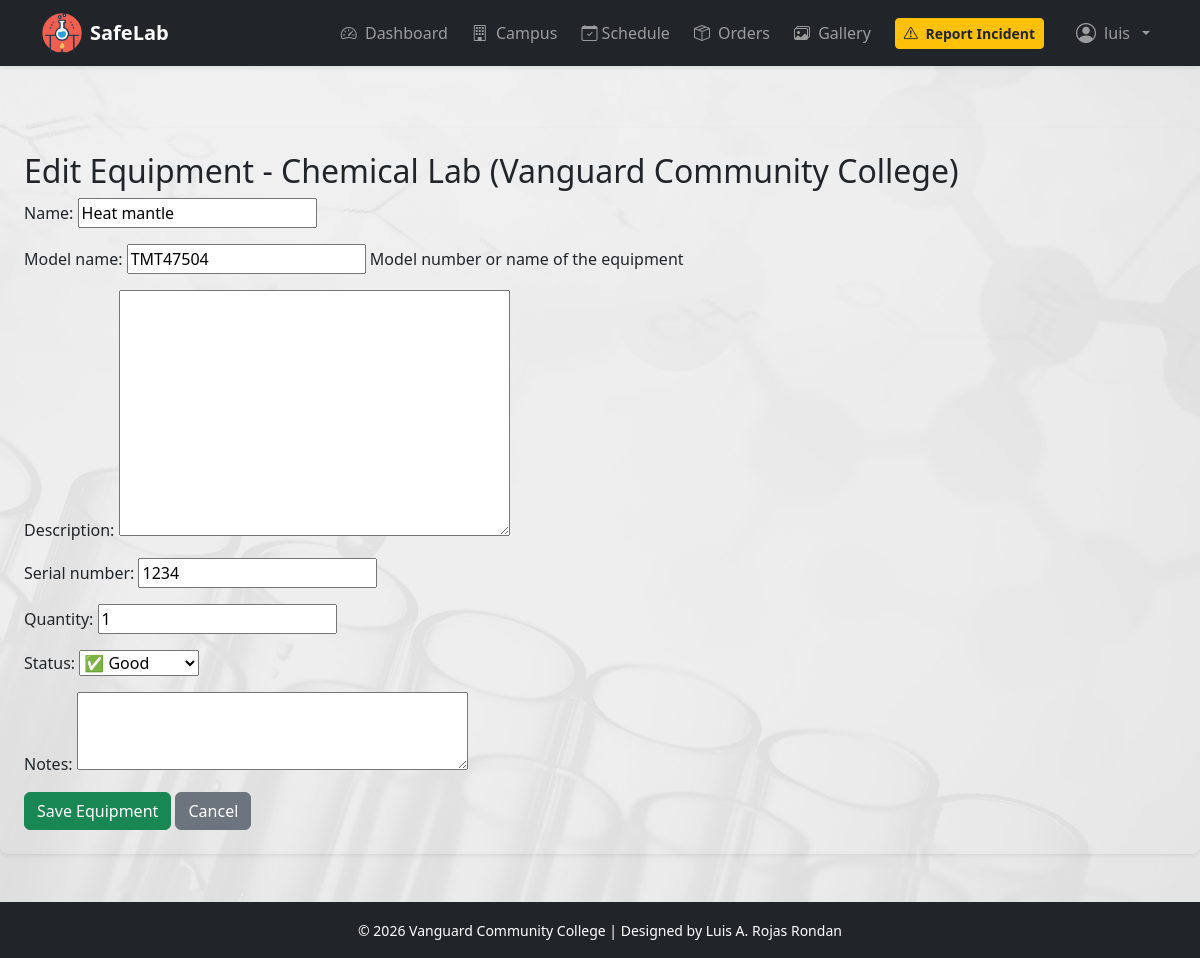
Screenshot of /home/equipment/1/edit/ (signed in) with the database file from the repository.
### apps/inventory/models.py (models this page shows, shortened)
class Laboratory(models.Model):
    name = models.CharField(max_length=100)
    campus = models.ForeignKey(Campus, on_delete=models.CASCADE, related_name='laboratories')
    responsible = models.CharField(max_length=100, blank=True)
    def __str__(self):
        return f"{self.name} ({self.campus.name})"

class Campus(models.Model):
    name = models.CharField(max_length=100, unique=True)
    state = models.CharField(max_length=100)
    address = models.TextField(blank=True)

class Equipment(models.Model):
    STATUSES = [
        ('good', '✅ Good'),
        ('broken', '❌ Broken'),
        ('repair', '🔧 In Repair'),
        ('borrowed', '📤 Borrowed'),
    ]
    name = models.CharField(max_length=200)
    model_name = models.CharField(max_length=50, blank=True, help_text="Model number or name of the equipment")
    description = models.TextField(blank=True)
    serial_number = models.CharField(max_length=100, unique=True)
    quantity = models.PositiveIntegerField(default=1)
    status = models.CharField(max_length=20, choices=STATUSES, default='good')
    laboratory = models.ForeignKey(Laboratory, on_delete=models.CASCADE, related_name='equipments')
    purchase_date = models.DateField(null=True, blank=True)
    updated_at = models.DateTimeField(auto_now=True)
    notes = models.TextField(blank=True)

### apps/inventory/views.py (the view)
# urls.py: path('equipment/<int:equipment_id>/edit/', views.equipment_update, name='equipment_update'),
@login_required
def equipment_update(request, equipment_id):
    equipment = get_object_or_404(Equipment, id=equipment_id)
    if request.method == 'POST':
        form = EquipmentForm(request.POST, instance=equipment)
        if form.is_valid():
            form.save()
            return redirect('lab_detail', lab_id=equipment.laboratory.id)
    else:
        form = EquipmentForm(instance=equipment)
    return render(request, 'inventory/equipment_form.html', {
        'form': form,
        'equipment': equipment,
        'lab': equipment.laboratory,
        'title': 'Edit Equipment'
    })

### apps/inventory/forms.py
class EquipmentForm(forms.ModelForm):
    class Meta:
        model = Equipment
        fields = ['name', 'model_name', 'description', 'serial_number', 'quantity', 'status', 'notes']
        widgets = {
            'notes': forms.Textarea(attrs={'rows': 3}),
        }

### templates/inventory/equipment_form.html (shortened to what this page needs)
{% extends 'base.html' %}
{% block content %}
<h2>{{ title }} - {{ lab}}</h2>
<form method="post">
    {{ form.as_p }}
    <button type="submit" class="btn btn-success btn-hover">
        <span class="btn-text">Save Equipment</span>
    </button>
    <a href="{% url 'lab_detail' lab.id %}"
       class="btn btn-secondary btn-hover">Cancel</a>
</form>
{% endblock %}

### templates/base.html (shortened to what this page needs)
{% load static %}
<!DOCTYPE html>
<html lang="en">
<head>
    <link href="https://cdn.jsdelivr.net/npm/bootstrap@5.3.3/dist/css/bootstrap.min.css" rel="stylesheet">
    <link rel="stylesheet" href="{% static 'css/gallery.css' %}">
    <link rel="stylesheet" href="{% static 'css/core.css'%}">
    <link rel="stylesheet" href="{% static 'assets/dist/css/bootstrap.min.css' %}">
    <link rel="stylesheet" href="https://cdn.jsdelivr.net/npm/bootstrap-icons@1.11.3/font/bootstrap-icons.css">
</head>
<body class="d-flex flex-column min-vh-100">
    <nav class="navbar navbar-expand-lg navbar-dark bg-dark shadow-sm fixed-top">
        <div class="container">
            <a class="navbar-brand fw-bold d-flex align-items-center gap-2"
               href="{% url 'dashboard' %}">
                <img src="/static/img/save-lab.png" style="width:40px;height:40px" alt="SafeLab">
                SafeLab
            </a>
            <div class="collapse navbar-collapse" id="navbarMain">
                <ul class="navbar-nav ms-auto align-items-lg-center gap-lg-2">
                    {% if request.user.is_authenticated %}
                    <li class="nav-item">
                        <a class="nav-link btn-hover" href="{% url 'dashboard' %}">
                            <i class="bi bi-speedometer2 me-1"></i>
                            Dashboard
                        </a>
                    </li>
                    <li class="nav-item">
                        <a class="nav-link btn-hover" href="{% url 'home' %}">
                            <i class="bi bi-building me-1"></i>
                            Campus
                        </a>
                    </li>
                    <li class="nav-item">
                        <a class="nav-link btn-hover" href="{% url 'schedules:main' %}">
                            <i class="bi bi-calendar-check"></i>
                            Schedule
                        </a>
                    </li>
                    <li class="nav-item">
                        <a class="nav-link btn-hover" href="{% url 'orders:product_list' %}">
                            <i class="bi bi-box-seam me-1"></i>
                            Orders
                        </a>
                    </li>
                    <li class="nav-item">
                        <a class="nav-link btn-hover" href="{% url 'gallery' %}">
                            <i class="bi bi-images me-1"></i>
                            Gallery
                        </a>
                    </li>
                    <li class="nav-item">
                        <a class="btn btn-warning btn-sm text-dark fw-semibold ms-lg-2"
                           href="{% url 'reports:report' %}">
                            <i class="bi bi-exclamation-triangle me-1"></i>
                            Report Incident
                        </a>
                    </li>
                    <li class="nav-item dropdown ms-lg-3">
                        <a class="nav-link dropdown-toggle d-flex align-items-center gap-2"
                           href="#" role="button" data-bs-toggle="dropdown">
                            <i class="bi bi-person-circle fs-5"></i>
                            {{ request.user }}
                        </a>
                    </li>
                    {% else %}
                    <li class="nav-item">
                        <a class="btn btn-outline-light btn-sm" href="{% url 'accounts:login' %}">
                            <i class="bi bi-box-arrow-in-right me-1"></i> Login
                        </a>
                    </li>
                    {% endif %}
                </ul>
            </div>
        </div>
    </nav>
    <div  class="mt-5 mb-5 p-4 rounded-3 shadow-sm">
        {% block content %}{% endblock %}
    </div>
    <footer class="mt-auto py-3 bg-dark text-white text-center">
        <div class="container">
            <span class="small">&copy; 2026 Vanguard Community College | Designed by <a href="https://github.com/lrondan" class="text-decoration-none text-white">Luis A. Rojas Rondan</a></span>
        </div>
    </footer>
</body>
</html>

### templates/base.html (style rules this page uses)
body { background-image: url('/static/img/medical-concept.jpg'); background-size: cover; background-position: center; background-repeat: no-repeat; background-color: #f8f9fa; font-family: system-ui, -apple-system, sans-serif; padding-top: 80px; }
.navbar-brand img { transition: transform .3s; }
.nav-link { transition: all .2s ease; }
.navbar { backdrop-filter: blur(6px); }
.btn-hover { transition: all 0.2s ease; }

### rows the page displays
Laboratory: name+campus "Chemical Lab (Vanguard Community College)"
Equipment: name "Heat mantle", model_name "TMT47504", serial_number "1234", quantity "1", status "✅ Good"

### other values shown
{{ request.user }} "luis"
{{ title }} "Edit Equipment"
